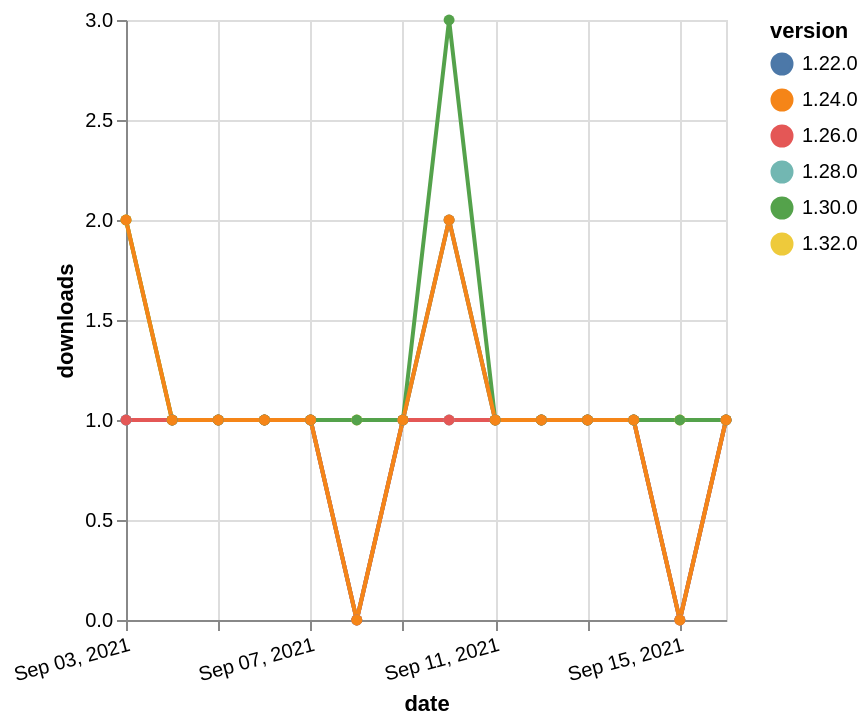

Write the Vega-Lite specification saved for this chart.
### Vega-Lite specification from a JSON file in a GitHub repository (floating-point values rounded to 4 significant figures)
{"$schema": "https://vega.github.io/schema/vega-lite/v5.json", "description": "A simple bar chart with embedded data.", "data": {"values": [{"date": "2021-09-03", "total": 113, "delta": 2, "version": "1.32.0"}, {"date": "2021-09-04", "total": 114, "delta": 1, "version": "1.32.0"}, {"date": "2021-09-05", "total": 115, "delta": 1, "version": "1.32.0"}, {"date": "2021-09-06", "total": 116, "delta": 1, "version": "1.32.0"}, {"date": "2021-09-07", "total": 117, "delta": 1, "version": "1.32.0"}, {"date": "2021-09-08", "total": 118, "delta": 1, "version": "1.32.0"}, {"date": "2021-09-09", "total": 119, "delta": 1, "version": "1.32.0"}, {"date": "2021-09-10", "total": 121, "delta": 2, "version": "1.32.0"}, {"date": "2021-09-11", "total": 122, "delta": 1, "version": "1.32.0"}, {"date": "2021-09-12", "total": 123, "delta": 1, "version": "1.32.0"}, {"date": "2021-09-13", "total": 124, "delta": 1, "version": "1.32.0"}, {"date": "2021-09-14", "total": 125, "delta": 1, "version": "1.32.0"}, {"date": "2021-09-15", "total": 126, "delta": 1, "version": "1.32.0"}, {"date": "2021-09-16", "total": 127, "delta": 1, "version": "1.32.0"}, {"date": "2021-09-03", "total": 214, "delta": 1, "version": "1.22.0"}, {"date": "2021-09-04", "total": 215, "delta": 1, "version": "1.22.0"}, {"date": "2021-09-05", "total": 216, "delta": 1, "version": "1.22.0"}, {"date": "2021-09-06", "total": 217, "delta": 1, "version": "1.22.0"}, {"date": "2021-09-07", "total": 218, "delta": 1, "version": "1.22.0"}, {"date": "2021-09-08", "total": 218, "delta": 0, "version": "1.22.0"}, {"date": "2021-09-09", "total": 219, "delta": 1, "version": "1.22.0"}, {"date": "2021-09-10", "total": 221, "delta": 2, "version": "1.22.0"}, {"date": "2021-09-11", "total": 222, "delta": 1, "version": "1.22.0"}, {"date": "2021-09-12", "total": 223, "delta": 1, "version": "1.22.0"}, {"date": "2021-09-13", "total": 224, "delta": 1, "version": "1.22.0"}, {"date": "2021-09-14", "total": 225, "delta": 1, "version": "1.22.0"}, {"date": "2021-09-15", "total": 225, "delta": 0, "version": "1.22.0"}, {"date": "2021-09-16", "total": 226, "delta": 1, "version": "1.22.0"}, {"date": "2021-09-03", "total": 147, "delta": 1, "version": "1.28.0"}, {"date": "2021-09-04", "total": 148, "delta": 1, "version": "1.28.0"}, {"date": "2021-09-05", "total": 149, "delta": 1, "version": "1.28.0"}, {"date": "2021-09-06", "total": 150, "delta": 1, "version": "1.28.0"}, {"date": "2021-09-07", "total": 151, "delta": 1, "version": "1.28.0"}, {"date": "2021-09-08", "total": 151, "delta": 0, "version": "1.28.0"}, {"date": "2021-09-09", "total": 152, "delta": 1, "version": "1.28.0"}, {"date": "2021-09-10", "total": 153, "delta": 1, "version": "1.28.0"}, {"date": "2021-09-11", "total": 154, "delta": 1, "version": "1.28.0"}, {"date": "2021-09-12", "total": 155, "delta": 1, "version": "1.28.0"}, {"date": "2021-09-13", "total": 156, "delta": 1, "version": "1.28.0"}, {"date": "2021-09-14", "total": 157, "delta": 1, "version": "1.28.0"}, {"date": "2021-09-15", "total": 157, "delta": 0, "version": "1.28.0"}, {"date": "2021-09-16", "total": 158, "delta": 1, "version": "1.28.0"}, {"date": "2021-09-03", "total": 168, "delta": 1, "version": "1.26.0"}, {"date": "2021-09-04", "total": 169, "delta": 1, "version": "1.26.0"}, {"date": "2021-09-05", "total": 170, "delta": 1, "version": "1.26.0"}, {"date": "2021-09-06", "total": 171, "delta": 1, "version": "1.26.0"}, {"date": "2021-09-07", "total": 172, "delta": 1, "version": "1.26.0"}, {"date": "2021-09-08", "total": 172, "delta": 0, "version": "1.26.0"}, {"date": "2021-09-09", "total": 173, "delta": 1, "version": "1.26.0"}, {"date": "2021-09-10", "total": 174, "delta": 1, "version": "1.26.0"}, {"date": "2021-09-11", "total": 175, "delta": 1, "version": "1.26.0"}, {"date": "2021-09-12", "total": 176, "delta": 1, "version": "1.26.0"}, {"date": "2021-09-13", "total": 177, "delta": 1, "version": "1.26.0"}, {"date": "2021-09-14", "total": 178, "delta": 1, "version": "1.26.0"}, {"date": "2021-09-15", "total": 178, "delta": 0, "version": "1.26.0"}, {"date": "2021-09-16", "total": 179, "delta": 1, "version": "1.26.0"}, {"date": "2021-09-03", "total": 173, "delta": 2, "version": "1.30.0"}, {"date": "2021-09-04", "total": 174, "delta": 1, "version": "1.30.0"}, {"date": "2021-09-05", "total": 175, "delta": 1, "version": "1.30.0"}, {"date": "2021-09-06", "total": 176, "delta": 1, "version": "1.30.0"}, {"date": "2021-09-07", "total": 177, "delta": 1, "version": "1.30.0"}, {"date": "2021-09-08", "total": 178, "delta": 1, "version": "1.30.0"}, {"date": "2021-09-09", "total": 179, "delta": 1, "version": "1.30.0"}, {"date": "2021-09-10", "total": 182, "delta": 3, "version": "1.30.0"}, {"date": "2021-09-11", "total": 183, "delta": 1, "version": "1.30.0"}, {"date": "2021-09-12", "total": 184, "delta": 1, "version": "1.30.0"}, {"date": "2021-09-13", "total": 185, "delta": 1, "version": "1.30.0"}, {"date": "2021-09-14", "total": 186, "delta": 1, "version": "1.30.0"}, {"date": "2021-09-15", "total": 187, "delta": 1, "version": "1.30.0"}, {"date": "2021-09-16", "total": 188, "delta": 1, "version": "1.30.0"}, {"date": "2021-09-03", "total": 177, "delta": 2, "version": "1.24.0"}, {"date": "2021-09-04", "total": 178, "delta": 1, "version": "1.24.0"}, {"date": "2021-09-05", "total": 179, "delta": 1, "version": "1.24.0"}, {"date": "2021-09-06", "total": 180, "delta": 1, "version": "1.24.0"}, {"date": "2021-09-07", "total": 181, "delta": 1, "version": "1.24.0"}, {"date": "2021-09-08", "total": 181, "delta": 0, "version": "1.24.0"}, {"date": "2021-09-09", "total": 182, "delta": 1, "version": "1.24.0"}, {"date": "2021-09-10", "total": 184, "delta": 2, "version": "1.24.0"}, {"date": "2021-09-11", "total": 185, "delta": 1, "version": "1.24.0"}, {"date": "2021-09-12", "total": 186, "delta": 1, "version": "1.24.0"}, {"date": "2021-09-13", "total": 187, "delta": 1, "version": "1.24.0"}, {"date": "2021-09-14", "total": 188, "delta": 1, "version": "1.24.0"}, {"date": "2021-09-15", "total": 188, "delta": 0, "version": "1.24.0"}, {"date": "2021-09-16", "total": 189, "delta": 1, "version": "1.24.0"}]}, "width": "container", "mark": {"type": "line", "point": {"filled": true}}, "encoding": {"x": {"field": "date", "type": "temporal", "timeUnit": "yearmonthdate", "title": "date", "axis": {"labelAngle": -15}}, "y": {"field": "delta", "type": "quantitative", "title": "downloads"}, "color": {"field": "version", "type": "nominal"}, "tooltip": {"field": "delta"}}}
